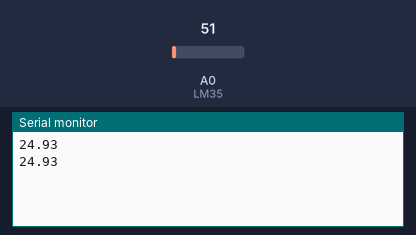
A sketch run on a simulated Arduino Uno, built with avr-gcc and run on an emulated ATmega328P. On the bench: the last lines printed to the serial monitor. Inputs (shaded band) come from the test bench; at power-on: A0 (LM35) = 51.

Above: at 2.8 s.
2.9 s: A0 (LM35) set to 61
At 4.8 s:
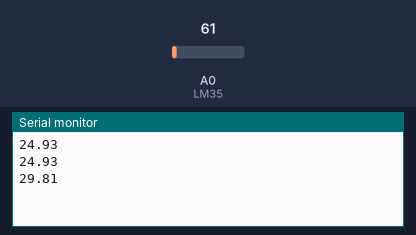
5.6 s: A0 (LM35) set to 71
At 6.4 s:
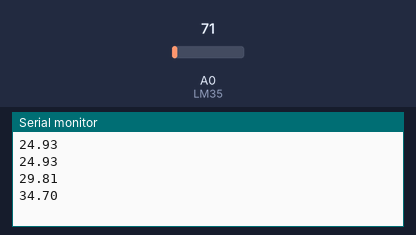
Timing chart, 0 to 8.6 s (numbered marks = the images above; inputs shaded):
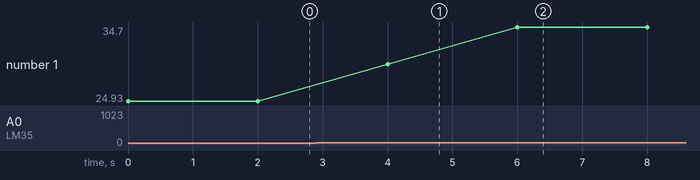

The sketch:

LM35.ino
```cpp
const int LM35 = A0;
double temperatura;

void setup() {
  // put your setup code here, to run once:
  Serial.begin(9600);
}

void loop() {
  // put your main code here, to run repeatedly:
  temperatura = (double(analogRead(LM35))*5/(1023))/0.01;
  Serial.println(temperatura);
  delay(2000);
}
```

Measured:
- after the input at 2.9 s, the serial monitor: prints a new line after 1.1 s (image 1)
- after the input at 5.6 s, the serial monitor: prints a new line after 0.40 s (image 2)
- plotted number 1: 24.93 → 29.81 after the input at 2.9 s, 29.81 → 34.7 after the input at 5.6 s
